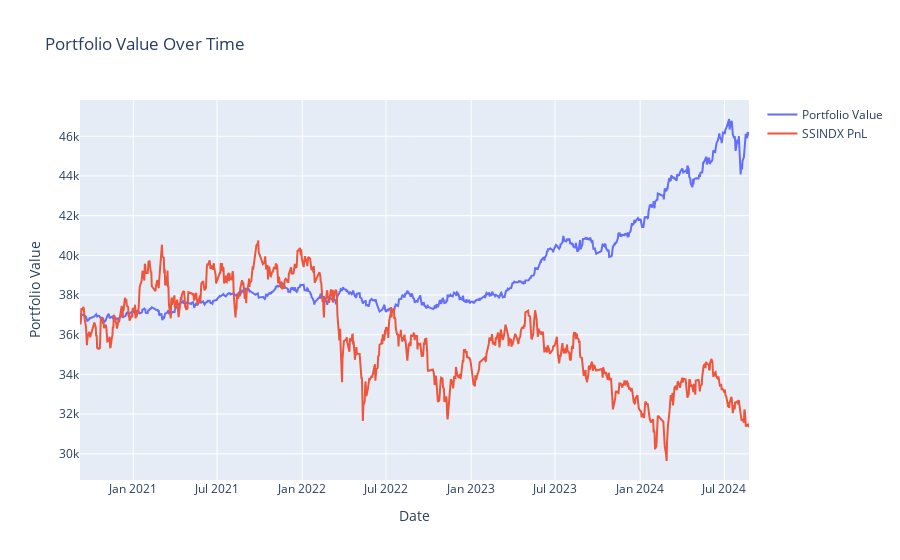

This figure's notebook cell:
### Code cell
pnl_visualization(dates, portfolio_values, benchmark)

### Figure 1 — Plotly figure (JSON) as saved in the notebook; plotly's stock layout.template omitted (floating-point values rounded to 4 significant figures; data arrays with more than 128 entries replaced by an {"elided": "..."} marker saying what was removed)
{"data": [{"mode": "lines", "name": "Portfolio Value", "type": "scatter", "x": {"elided": "929 str values"}, "y": {"elided": "929 float values"}}, {"mode": "lines", "name": "SSINDX PnL", "type": "scatter", "x": {"elided": "929 str values"}, "y": {"elided": "938 float values"}}], "layout": {"hovermode": "x unified", "title": {"text": "Portfolio Value Over Time"}, "xaxis": {"title": {"text": "Date"}}, "yaxis": {"title": {"text": "Portfolio Value"}}}}
